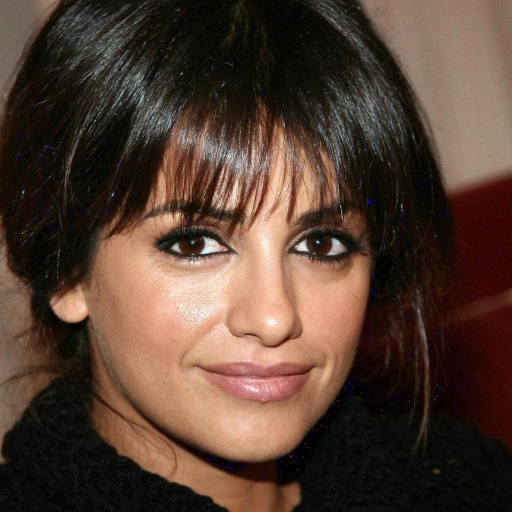
#> input picture sample/aes_decrypt_m1.png, 1024 x 1024 px, given in place of 190909.jpg, which was not available (shown at 1/2 size)
$ python unittest.py
#> lines starting #> are read from the running program, lines starting #| are printed output that depends on the picture; after the words box and inside, x2 and y2 are one past the last pixel; in counts of white or black regions, pixels touching at a corner belong together; pictures that were not available may be replaced by others from this repository, and a replacement may not be noted
### dataloader.py

import os

import util

import numpy as np
import matplotlib.pyplot as plt


# read image file and get image
# filename      str         full file path
#OUTPUT:
# img           [h,w,3]     numpy array image
def getimg(filename):
    img = plt.imread(filename)
    if len(img.shape) == 2:
        img = np.stack([img] * 3,axis=-1)
    if img.shape[-1] == 4:
        img = img[...,:3]
    return img

# unit test
# [10 lines that do not run on import are left out]


### task.py
from random import randint
import numpy as np
import cv2
from PIL import Image
import random

###################################################################
# random mask generation
###################################################################
def random_irregular_mask(img):
    """Generates a random irregular mask with lines, circles and elipses"""
    mask = np.ones_like(img)
    h,w,d = img.shape
    img = np.zeros((h, w, 1), np.uint8)

    # Set size scale
    max_width = 20
    if h < 64 or w < 64:
        raise Exception("Width and Height of mask must be at least 64!")

    number = random.randint(16, 64)
    for _ in range(number):
        model = random.random()
        if model < 0.6:
            # Draw random lines
            x1, x2 = randint(1, h), randint(1, h)
            y1, y2 = randint(1, w), randint(1, w)
            thickness = randint(4, max_width)
            cv2.line(img, (x1, y1), (x2, y2), (1, 1, 1), thickness)

        elif model > 0.6 and model < 0.8:
            # Draw random circles
            x1, y1 = randint(1, h), randint(1, w)
            radius = randint(4, max_width)
            cv2.circle(img, (x1, y1), radius, (1, 1, 1), -1)

        elif model > 0.8:
            # Draw random ellipses
            x1, y1 = randint(1, h), randint(1, w)
            s1, s2 = randint(1, h), randint(1, w)
            a1, a2, a3 = randint(3, 180), randint(3, 180), randint(3, 180)
            thickness = randint(4, max_width)
            cv2.ellipse(img, (x1, y1), (s1, s2), a1, a2, a3, (1, 1, 1), thickness)

    img_mask = img.reshape(w, h)
    # img = Image.fromarray(img*255)

    for j in range(d):
        mask[:,:,j] = img_mask < 1

    return mask


def random_regular_mask(img):
    """Generates a random regular hole"""
    mask = np.ones_like(img)
    h,w,d = img.shape
    N_mask = random.randint(1, 5)
    limx = w - w / (N_mask + 1)
    limy = h - h / (N_mask + 1)
    for _ in range(N_mask):
        x = random.randint(0, int(limx))
        y = random.randint(0, int(limy))
        range_x = x + random.randint(int(w / (N_mask + 7)), int(w - x))
        range_y = y + random.randint(int(h / (N_mask + 7)), int(h - y))
        mask[int(x):int(range_x), int(y):int(range_y)] = 0
    return mask

def center_mask(img):
    """Generates a center hole with 1/4*W and 1/4*H"""
    mask = np.ones_like(img)
    h,w,d = img.shape
    x = int(w / 4)
    y = int(h / 4)
    range_x = int(w * 3 / 4)
    range_y = int(h * 3 / 4)
    mask[y:range_y, x:range_x] = 0

    return mask

### util.py

import numpy as np


# encrypt parts of the image given by img_mask
# due to block size, the img_mask will be adjusted if it is not some multiple of the encryption
# block size.
# [22 lines left out: functions encrypt_image_mask, encrypt_image, not called in this run]


# fix mask
def fix_mask(mask, blocksize):

    n = np.lcm(blocksize, 24)
    sum = np.sum(mask)
    if sum % n != 0:
        k = sum % n
        ones = mask[mask]

        ones[-k:] = False
        mask[mask] = ones

    return mask

### encryption.py
import math

from PIL import Image
import numpy as np
from matplotlib.pyplot import imshow

from Crypto.Cipher import AES, DES, PKCS1_OAEP
from Crypto.PublicKey import RSA
from Crypto.Util.Padding import pad, unpad
from Crypto.Random import get_random_bytes
from math import log

# RSA Encryption on images using Crypto Module
class RSAimg():
    # [73 lines left out: functions __init__, encrypt, decrypt, genkey, not called in this run]

# DES Encryption on images using Crypto Module
# ecb: electronic codebook. Most basic form
# cbc: cipher block chaining. Encryption of block is based on all previous blocks.
class DESimg():

    # [23 lines left out: functions __init__, encrypt, decrypt, not called in this run]


# AES Encryption on images using Crypto module
# ecb: electronic codebook. Most basic form
# cbc: cipher block chaining. Encryption of block is based on all previous blocks.
class AESimg():

    # [241 lines left out: functions __init__, encrypt, decrypt, getImageMatrix, getImageMatrix_gray, ArnoldCatTransform and 7 more, not called in this run]

def getLogisticMap(key):
    N = 256
    key_list = [ord(x) for x in key]
    G = [key_list[0:4] ,key_list[4:8], key_list[8:12]]
    g = []
    R = 1
    for i in range(1,4):
        s = 0
        for j in range(1,5):
            s += G[i-1][j-1] * (10**(-j))
        g.append(s)
        R = (R*s) % 1

    L = (R + key_list[12]/256) % 1
    S_x = round(((g[0]+g[1]+g[2])*(10**4) + L *(10**4)) % 256)
    V1 = sum(key_list)
    V2 = key_list[0]
    for i in range(1,13):
        V2 = V2 ^ key_list[i]
    V = V2/V1

    L_y = (V+key_list[12]/256) % 1
    S_y = round((V+V2+L_y*10**4) % 256)
    C1_0 = S_x
    C2_0 = S_y
    C = round((L*L_y*10**4) % 256)
    C_r = round((L*L_y*10**4) % 256)
    C_g = round((L*L_y*10**4) % 256)
    C_b = round((L*L_y*10**4) % 256)
    x = 4*(S_x)*(1-S_x)
    y = 4*(S_y)*(1-S_y)

    L_y = (V+key_list[12]/256) % 1
    S_y = round((V+V2+L_y*10**4) % 256)
    C1_0 = S_x
    C2_0 = S_y
    C = round((L*L_y*10**4) % 256)

    x = 4*(S_x)*(1-S_x)
    y = 4*(S_y)*(1-S_y)
    y_dec = 4*(L)*(1-S_y)
    return key_list, C1_0, C2_0, C, x, y, y_dec

def LogisticEncryption(imageMatrix, key_listi, C1_0i, C2_0i, Ci, xi, yi):
# def LogisticEncryption(imageMatrix, key):
    N = 256
    # [21 lines of commented-out code are left out]
    C1_0 = C1_0i
    C2_0 = C2_0i
    C = Ci
    C_r = Ci
    C_g = Ci
    C_b = Ci
    x = xi
    y = yi
    key_list = key_listi.copy()

    # [10 lines of commented-out code are left out]

    dimensionX, dimensionY, color = imageMatrix.shape
    LogisticEncryptionIm = []
    for i in range(dimensionX):
        row = []
        for j in range(dimensionY):
            while x <0.8 and x > 0.2 :
                x = 4*x*(1-x)
            while y <0.8 and y > 0.2 :
                y = 4*y*(1-y)
            x_round = round((x*(10**4))%256)
            y_round = round((y*(10**4))%256)
            C1 = x_round ^ ((key_list[0]+x_round) % N) ^ ((C1_0 + key_list[1])%N)
            C2 = x_round ^ ((key_list[2]+y_round) % N) ^ ((C2_0 + key_list[3])%N)
            if color:
              C_r =((key_list[4]+C1) % N) ^ ((key_list[5]+C2) % N) ^ ((key_list[6]+imageMatrix[i][j][0]) % N) ^ ((C_r + key_list[7]) % N)
              C_g =((key_list[4]+C1) % N) ^ ((key_list[5]+C2) % N) ^ ((key_list[6]+imageMatrix[i][j][1]) % N) ^ ((C_g + key_list[7]) % N)
              C_b =((key_list[4]+C1) % N) ^ ((key_list[5]+C2) % N) ^ ((key_list[6]+imageMatrix[i][j][2]) % N) ^ ((C_b + key_list[7]) % N)
              row.append((C_r,C_g,C_b))
              C = C_r

            else:
              C = ((key_list[4]+C1) % N) ^ ((key_list[5]+C2) % N) ^ ((key_list[6]+imageMatrix[i][j]) % N) ^ ((C + key_list[7]) % N)
              row.append(C)

            x = (x + C/256 + key_list[8]/256 + key_list[9]/256) % 1
            y = (x + C/256 + key_list[8]/256 + key_list[9]/256) % 1
            for ki in range(12):
                key_list[ki] = (key_list[ki] + key_list[12]) % 256
                key_list[12] = key_list[12] ^ key_list[ki]
        LogisticEncryptionIm.append(row)

    return LogisticEncryptionIm

def LogisticDecryption(imageMatrix, key_listi, C1_0i, C2_0i, Ci, xi, yi):
# def LogisticDecryption(imageMatrix, key):
    N = 256
    # [22 lines of commented-out code are left out]
    C1_0 = C1_0i
    C2_0 = C2_0i

    C = Ci
    I_prev = C
    I_prev_r = C
    I_prev_g = C
    I_prev_b = C
    I = C
    I_r = C
    I_g = C
    I_b = C
    # x_prev = 4*(S_x)*(1-S_x)
    # y_prev = 4*(L_x)*(1-S_y)
    x = xi
    y = yi
    key_list = key_listi.copy()
    dimensionX, dimensionY, color = imageMatrix.shape

    logisticDecryptedImage = []
    for i in range(dimensionX):
        row = []
        for j in range(dimensionY):
            while x <0.8 and x > 0.2 :
                x = 4*x*(1-x)
            while y <0.8 and y > 0.2 :
                y = 4*y*(1-y)
            x_round = round((x*(10**4))%256)
            y_round = round((y*(10**4))%256)
            C1 = x_round ^ ((key_list[0]+x_round) % N) ^ ((C1_0 + key_list[1])%N)
            C2 = x_round ^ ((key_list[2]+y_round) % N) ^ ((C2_0 + key_list[3])%N)
            if color:
                I_r = ((((key_list[4]+C1) % N) ^ ((key_list[5]+C2) % N) ^ ((I_prev_r + key_list[7]) % N) ^ imageMatrix[i][j][0]) + N-key_list[6])%N
                I_g = ((((key_list[4]+C1) % N) ^ ((key_list[5]+C2) % N) ^ ((I_prev_g + key_list[7]) % N) ^ imageMatrix[i][j][1]) + N-key_list[6])%N
                I_b = ((((key_list[4]+C1) % N) ^ ((key_list[5]+C2) % N) ^ ((I_prev_b + key_list[7]) % N) ^ imageMatrix[i][j][2]) + N-key_list[6])%N
                I_prev_r = imageMatrix[i][j][0]
                I_prev_g = imageMatrix[i][j][1]
                I_prev_b = imageMatrix[i][j][2]
                row.append((I_r,I_g,I_b))
                x = (x +  imageMatrix[i][j][0]/256 + key_list[8]/256 + key_list[9]/256) % 1
                y = (x +  imageMatrix[i][j][0]/256 + key_list[8]/256 + key_list[9]/256) % 1
            else:
                I = ((((key_list[4]+C1) % N) ^ ((key_list[5]+C2) % N) ^ ((I_prev+key_list[7]) % N) ^ imageMatrix[i][j]) + N-key_list[6])%N
                I_prev = imageMatrix[i][j]
                row.append(I)
                x = (x +  imageMatrix[i][j]/256 + key_list[8]/256 + key_list[9]/256) % 1
                y = (x +  imageMatrix[i][j]/256 + key_list[8]/256 + key_list[9]/256) % 1
            for ki in range(12):
                key_list[ki] = (key_list[ki] + key_list[12]) % 256
                key_list[12] = key_list[12] ^ key_list[ki]
        logisticDecryptedImage.append(row)
    return logisticDecryptedImage

### unittest.py
import os

import numpy as np
import matplotlib.pyplot as plt
from Crypto.Random import get_random_bytes

import encryption
import dataloader
import task
import time
from util import fix_mask

# test des encryption/decryption
# [86 lines left out: functions test_des, test_aes, test_rsa, test_aes_mask, not called in this run]

def showimgs(imgs, show=True, save=False, imgnames=[]):
    for i in range(len(imgs)):
        img = imgs[i]
        plt.imshow(img)
        if show: plt.show()
        if save:
            fname = imgnames[i]
            plt.imsave(fname, img)

#run arnold on all masks
# [142 lines left out: functions test_arnold_mask, test_henon_mask, not called in this run]

#     return

# run des on all masks
def test_des_mask():

    return

def test_logistic_mask():
    # img = dataloader.getimg('sample/189551.png')
    # img = dataloader.getimg('sample/imgs/189551.jpg')
    img = dataloader.getimg('sample/imgs/190909.jpg')
#> in getimg, img is the input picture: shape (1024, 1024, 4) float32; mean R, G, B, A 0.33, 0.246, 0.196, 1


    m1 = np.logical_not(task.center_mask(img)[...,0].astype(bool))
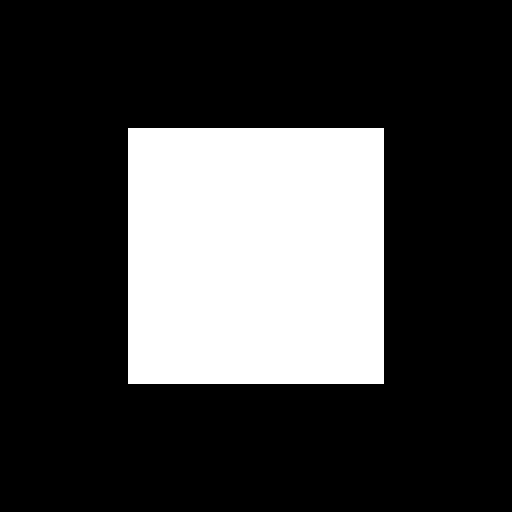
#> m1: shape (1024, 1024) bool (shown at 1/2 size); 25% white; 1 white region, box (x1, y1, x2, y2) and area: (256, 256, 768, 768) 262144
    m2 = np.logical_not(task.random_irregular_mask(img)[...,0].astype(bool))
#> after the loop in random_irregular_mask, `for _ in range(number):`:
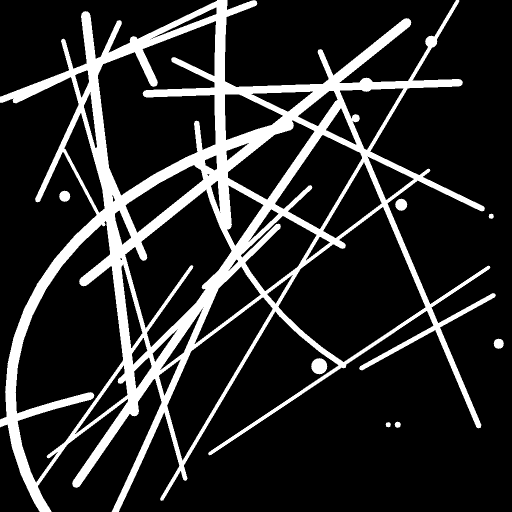
#> img: shape (1024, 1024, 1) (shown at 1/2 size); values 0 (black) and 1 (white), 16.7% white; 8 white regions, largest, box (x1, y1, x2, y2) and area: (0, 0, 992, 1024) 173144, (622, 716, 655, 749) 797, (790, 397, 815, 422) 441
    m3 = np.logical_not(task.random_regular_mask(img)[...,0].astype(bool))
#> after the loop in random_regular_mask, `for _ in range(N_mask):`:
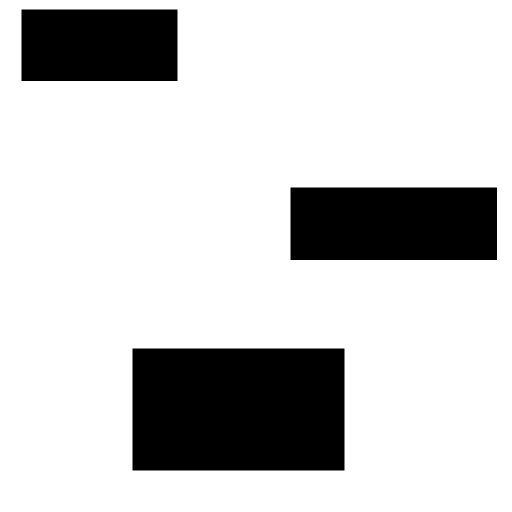
#> mask: shape (1024, 1024, 3) float32 (shown at 1/2 size); values 0 (black) and 1 (white), 80.2% white; 3 black regions, box (x1, y1, x2, y2) and area: (265, 697, 689, 941) 103456, (581, 375, 994, 520) 59885, (43, 19, 355, 162) 44616


    m1 = fix_mask(m1,16)
#> in fix_mask, `sum = np.sum(mask)`: sum = 262144
#> in fix_mask, `k = sum % n`: k = 16
#> in fix_mask, `mask[mask] = ones`: mask: shape (1024, 1024) bool; 25% white; 1 white region, box (x1, y1, x2, y2) and area: (256, 256, 768, 768) 262128
    m2 = fix_mask(m2,16)
#> in fix_mask (call 2), `mask[mask] = ones`: mask: shape (1024, 1024) bool; 16.7% white; 8 white regions, largest, box (x1, y1, x2, y2) and area: (0, 0, 992, 1024) 173137, (622, 716, 655, 749) 797, (790, 397, 815, 422) 441
    m3 = fix_mask(m3,16)
#> in fix_mask (call 3), `mask[mask] = ones`: mask: shape (1024, 1024) bool; 19.8% white; 3 white regions, box (x1, y1, x2, y2) and area: (265, 697, 689, 941) 103435, (581, 375, 994, 520) 59885, (43, 19, 355, 162) 44616

    cimg = img.copy()

    masked_cimg = np.array([cimg[m1]], dtype=np.uint8)
    print(masked_cimg.shape)
#| (1, 262128, 3)
    h,w,d = img.shape
#> h = 1024; w = 1024; d = 3
    key = "abcdefghijklm"
    # hmap = encryption.genHenonMap(h*w,key)
    key_list, C1_0, C2_0, C,x, y, y_dec = encryption.getLogisticMap("abcdefghijklm")
    st_time = time.time()
    cimg[m1] = encryption.LogisticEncryption(masked_cimg, key_list, C1_0, C2_0, C, x, y)
#> after the loop in LogisticEncryption, `for i in range(dimensionX):`: C_b = 99; C_g = 148; C_r = 97; LogisticEncryptionIm = 1 item; key_list = [115, 189, 229, 139, 151, 47, 221, 62, 50, 11, 229, 195, 89]; x = 0.0415
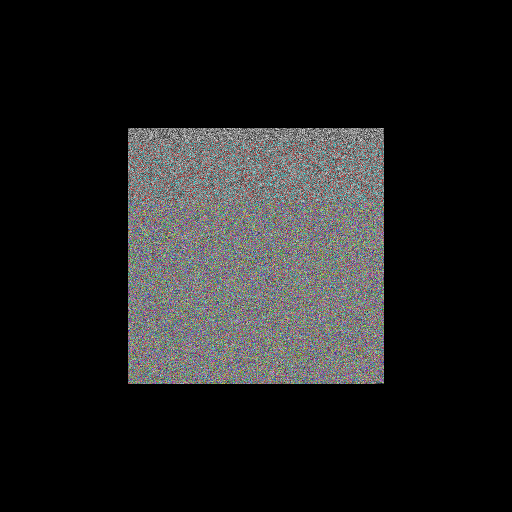
#> cimg: shape (1024, 1024, 3) float32 (shown at 1/2 size); mean R, G, B 31.9, 32, 31.9
    # cimg[m1] = encryption.LogisticEncryption(masked_cimg, key)
    enc_time = time.time() - st_time
    print(f"encrypt time: {enc_time:.2}s")

    # [6 lines of commented-out code are left out]
    dimg  = cimg.copy()
    masked_dimg = np.array([dimg[m1]],dtype=np.uint8)
    st_time = time.time()
    dimg[m1] = encryption.LogisticDecryption(masked_dimg,key_list, C1_0, C2_0, C, x, y_dec)
#> after the loop in LogisticDecryption, `for i in range(dimensionX):`: logisticDecryptedImage = 1 item; x = 0.0415
    # dimg[m1] = encryption.LogisticDecryption(masked_dimg, key)
    dec_time = time.time() - st_time
    print(f"decrypt time: {dec_time:.2}s")
    dimg = np.asarray(dimg,dtype=np.uint8)

    f0 = os.path.join('sample/original.png')
    f1 = os.path.join('sample/logistic_encrypt_m1.png')
    f2 = os.path.join('sample/logistic_decrypt_m1.png')
    # f3 = os.path.join('sample/arnold_test_m1.png')
    showimgs([img,cimg, dimg],show=True, save=True, imgnames=[f0,f1,f2])
#> the loop in showimgs, `for i in range(len(imgs)):` made 2 passes
#> fname on passes 1 to 2: 'sample/original.png', 'sample/logistic_encrypt_m1.png'
#> pass 2, in showimgs, `if show: plt.show()`:
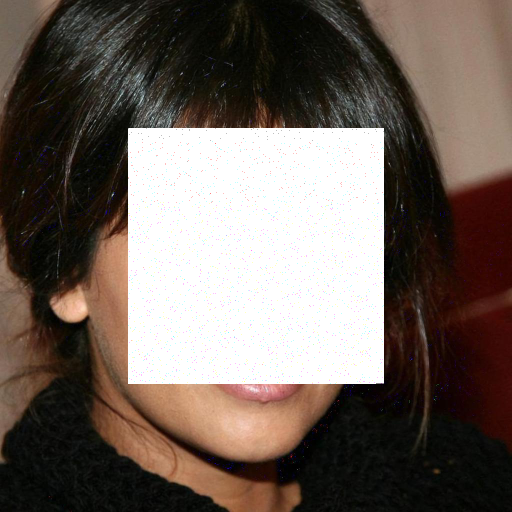
#> shown: shape (1024, 1024, 3) float32 (shown at 1/2 size); mean R, G, B 0.431, 0.385, 0.356

    cimg = img.copy()
    masked_cimg = np.array([cimg[m2]])
    cimg[m2] = encryption.LogisticEncryption(masked_cimg, key_list, C1_0, C2_0, C, x, y)
    # cimg[m2] = encryption.LogisticEncryption(masked_cimg, key)
    dimg  = cimg.copy()
    masked_dimg = np.array([dimg[m2]])
    dimg[m2] = encryption.LogisticDecryption(masked_dimg, key_list, C1_0, C2_0, C, x, y_dec)
    # dimg[m2] = encryption.LogisticDecryption(masked_dimg, key)

    f0 = os.path.join('sample/original.png')
    f1 = os.path.join('sample/logistic_encrypt_m2.png')
    f2 = os.path.join('sample/logistic_decrypt_m2.png')
    # f3 = os.path.join('sample/arnold_test_m1.png')
    showimgs([img,cimg, dimg],show=True, save=True, imgnames=[f0,f1,f2])

    cimg = img.copy()
    masked_cimg = np.array([cimg[m3]])
    cimg[m3] = encryption.LogisticEncryption(masked_cimg, key_list, C1_0, C2_0, C, x, y)
    # cimg[m3] = encryption.LogisticEncryption(masked_cimg, key)
    dimg  = cimg.copy()
    masked_dimg = np.array([dimg[m3]])
    dimg[m3] = encryption.LogisticDecryption(masked_dimg, key_list, C1_0, C2_0, C, x, y_dec)
    # dimg[m3] = encryption.LogisticDecryption(masked_dimg, key)
    f0 = os.path.join('sample/original.png')
    f1 = os.path.join('sample/logistic_encrypt_m3.png')
    f2 = os.path.join('sample/logistic_decrypt_m3.png')
    # f3 = os.path.join('sample/arnold_test_m1.png')
    showimgs([img,cimg, dimg],show=True, save=True, imgnames=[f0,f1,f2])

# unit test
if __name__ == '__main__':
    print('unit test')
    # test_arnold_mask()
    # test_henon_mask()
#> (the run stopped early here; a loop or call above may not have finished)

$ run again, on sample/aes_encrypt_m2.png
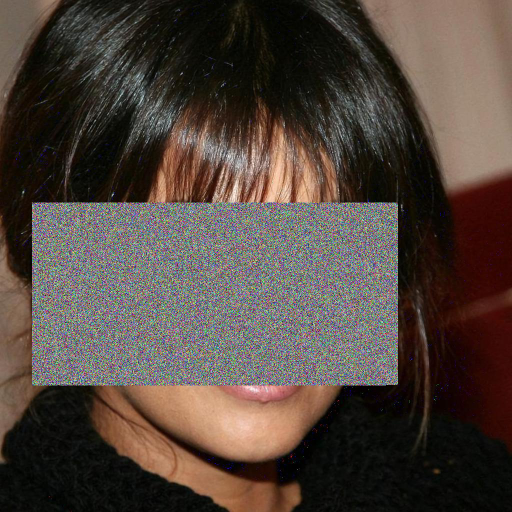
#> input picture sample/aes_encrypt_m2.png, 1024 x 1024 px, given in place of 190909.jpg, which was not available (shown at 1/2 size)
#> in getimg, img is the input picture: shape (1024, 1024, 4) float32; mean R, G, B, A 0.318, 0.271, 0.241, 1
#> m1: shape (1024, 1024) bool; 25% white; 1 white region, box (x1, y1, x2, y2) and area: (256, 256, 768, 768) 262144
#> m3: shape (1024, 1024) bool; 19.8% white; 3 white regions, box (x1, y1, x2, y2) and area: (265, 697, 689, 941) 103456, (581, 375, 994, 520) 59885, (43, 19, 355, 162) 44616
#> sum = 262144
#> k = 16
#| (1, 262128, 3)
#> after the loop in LogisticEncryption, `for i in range(dimensionX):`: C_b = 91; C_g = 48; C_r = 40; LogisticEncryptionIm = 1 item; key_list = [115, 189, 229, 139, 151, 47, 221, 62, 50, 11, 229, 195, 89]; x = 0.547
#> in test_logistic_mask, `cimg[m1] = encryption.LogisticEncryption(masked_cimg, key_list, C1_0, ..`:
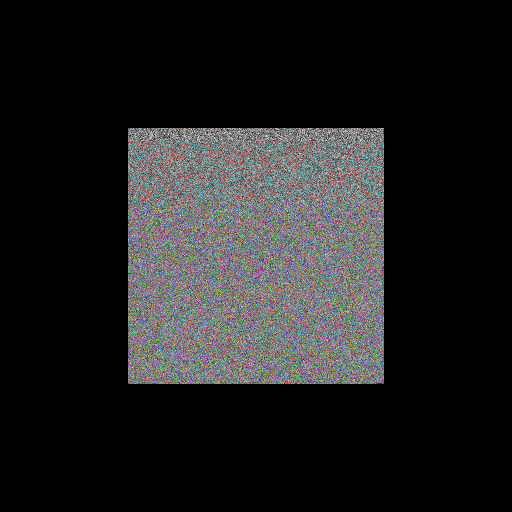
#> cimg: shape (1024, 1024, 3) float32 (shown at 1/2 size); mean R, G, B 32, 31.9, 31.9
#> after the loop in LogisticDecryption, `for i in range(dimensionX):`: logisticDecryptedImage = 1 item; x = 0.547
#> the loop in showimgs, `for i in range(len(imgs)):` made 2 passes
#> fname on passes 1 to 2: 'sample/original.png', 'sample/logistic_encrypt_m1.png'
#> pass 2, in showimgs, `if show: plt.show()`:
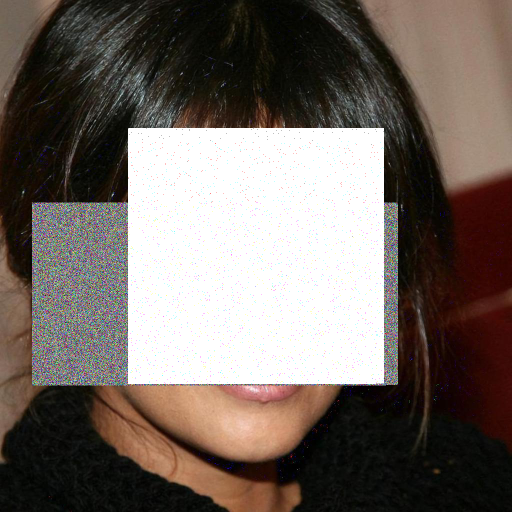
#> shown: shape (1024, 1024, 3) float32 (shown at 1/2 size); mean R, G, B 0.447, 0.408, 0.383

$ run again, on sample/aes_encrypt_m3.png
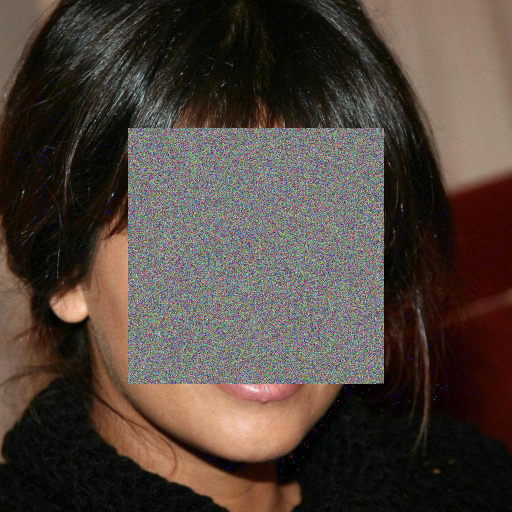
#> input picture sample/aes_encrypt_m3.png, 1024 x 1024 px, given in place of 190909.jpg, which was not available (shown at 1/2 size)
#> in getimg, img is the input picture: shape (1024, 1024, 4) float32; mean R, G, B, A 0.307, 0.261, 0.231, 1
#> m1: shape (1024, 1024) bool; 25% white; 1 white region, box (x1, y1, x2, y2) and area: (256, 256, 768, 768) 262144
#> m3: shape (1024, 1024) bool; 19.8% white; 3 white regions, box (x1, y1, x2, y2) and area: (265, 697, 689, 941) 103456, (581, 375, 994, 520) 59885, (43, 19, 355, 162) 44616
#> sum = 262144
#> k = 16
#| (1, 262128, 3)
#> after the loop in LogisticEncryption, `for i in range(dimensionX):`: C_b = 27; C_g = 197; C_r = 243; LogisticEncryptionIm = 1 item; key_list = [115, 189, 229, 139, 151, 47, 221, 62, 50, 11, 229, 195, 89]; x = 0.446
#> in test_logistic_mask, `cimg[m1] = encryption.LogisticEncryption(masked_cimg, key_list, C1_0, ..`:
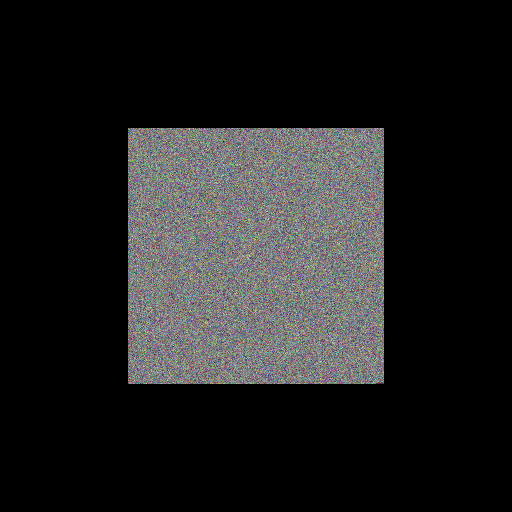
#> cimg: shape (1024, 1024, 3) float32 (shown at 1/2 size); mean R, G, B 32, 32, 31.9
#> after the loop in LogisticDecryption, `for i in range(dimensionX):`: logisticDecryptedImage = 1 item; x = 0.446
#> the loop in showimgs, `for i in range(len(imgs)):` made 2 passes
#> fname on passes 1 to 2: 'sample/original.png', 'sample/logistic_encrypt_m1.png'
